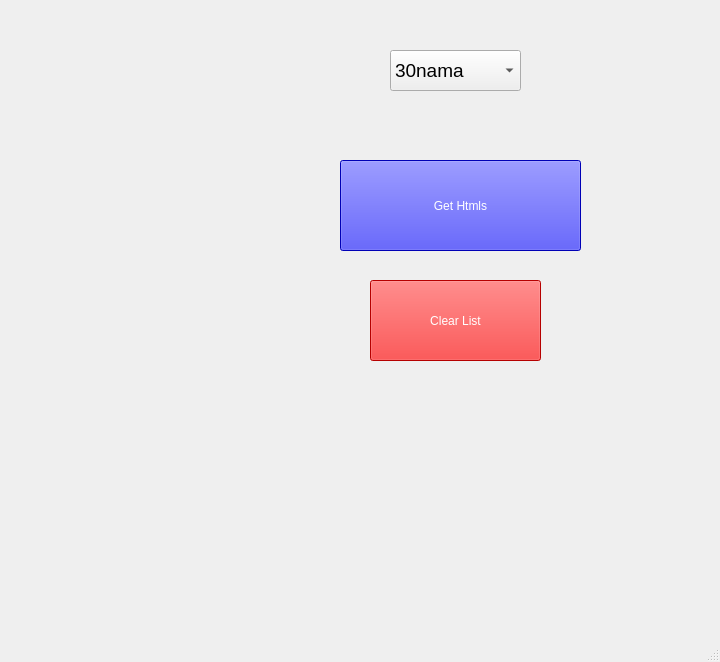
<?xml version="1.0" encoding="UTF-8"?>
<ui version="4.0">
 <class>MainWindow</class>
 <widget class="QMainWindow" name="MainWindow">
  <property name="geometry">
   <rect>
    <x>0</x>
    <y>0</y>
    <width>720</width>
    <height>662</height>
   </rect>
  </property>
  <property name="windowTitle">
   <string>MainWindow</string>
  </property>
  <widget class="QWidget" name="centralwidget">
   <widget class="QPushButton" name="pushButton_get_htmls">
    <property name="geometry">
     <rect>
      <x>340</x>
      <y>160</y>
      <width>241</width>
      <height>91</height>
     </rect>
    </property>
    <property name="styleSheet">
     <string notr="true">background-color: rgb(0, 0, 255);
color: rgb(255, 255, 255);
font: 14pt &quot;Segoe UI&quot;;</string>
    </property>
    <property name="text">
     <string>Get Htmls</string>
    </property>
   </widget>
   <widget class="QPushButton" name="pushButton_clear">
    <property name="geometry">
     <rect>
      <x>370</x>
      <y>280</y>
      <width>171</width>
      <height>81</height>
     </rect>
    </property>
    <property name="styleSheet">
     <string notr="true">background-color: rgb(255, 0, 0);
color: rgb(255, 255, 255);
font: 14pt &quot;Segoe UI&quot;;</string>
    </property>
    <property name="text">
     <string>Clear List</string>
    </property>
   </widget>
   <widget class="QComboBox" name="comboBox">
    <property name="geometry">
     <rect>
      <x>390</x>
      <y>50</y>
      <width>131</width>
      <height>41</height>
     </rect>
    </property>
    <property name="font">
     <font>
      <pointsize>14</pointsize>
     </font>
    </property>
    <item>
     <property name="text">
      <string>30nama</string>
     </property>
    </item>
    <item>
     <property name="text">
      <string>IMDB</string>
     </property>
    </item>
   </widget>
  </widget>
  <widget class="QMenuBar" name="menubar">
   <property name="geometry">
    <rect>
     <x>0</x>
     <y>0</y>
     <width>720</width>
     <height>21</height>
    </rect>
   </property>
  </widget>
  <widget class="QStatusBar" name="statusbar"/>
 </widget>
 <resources/>
 <connections/>
</ui>
